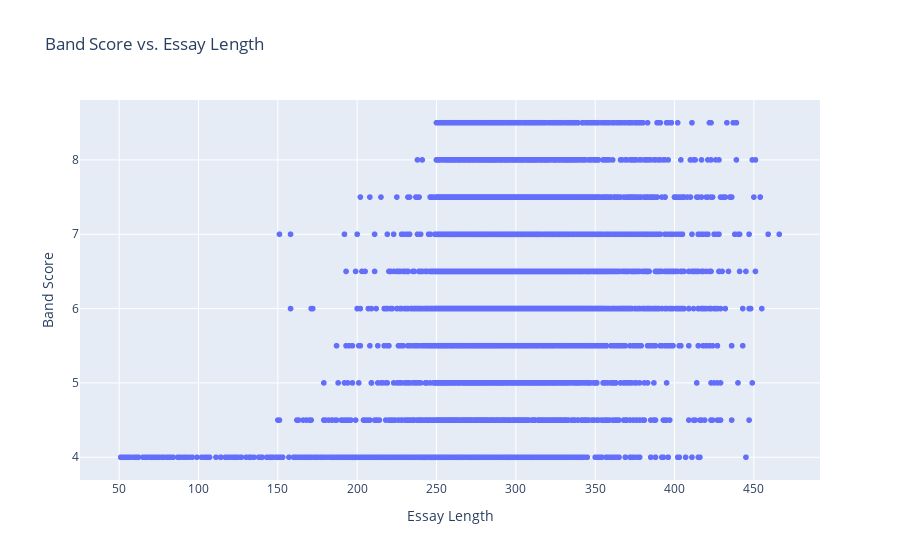

Here is the notebook cell this chart was saved with:
### Markdown cell above
### Scatter Plot: Band Score vs Essay Length

Create a scatter plot to visualize the relationship between essay length and band scores.

### Code cell
df.plot.scatter(
    x="essay_length",
    y="band_score",
    labels={"essay_length": "Essay Length", "band_score": "Band Score"},
    title="Band Score vs. Essay Length",
)

### Figure 1 — Plotly figure (JSON) as saved in the notebook; plotly's stock layout.template omitted (floating-point values rounded to 4 significant figures; data arrays with more than 128 entries replaced by an {"elided": "..."} marker saying what was removed)
{"data": [{"hovertemplate": "Essay Length=%{x}<br>Band Score=%{y}<extra></extra>", "legendgroup": "", "marker": {"color": "#636efa", "symbol": "circle"}, "mode": "markers", "name": "", "showlegend": false, "type": "scattergl", "x": {"elided": "9048 int values"}, "xaxis": "x", "y": {"elided": "9048 float values"}, "yaxis": "y"}], "layout": {"legend": {"tracegroupgap": 0}, "title": {"text": "Band Score vs. Essay Length"}, "xaxis": {"anchor": "y", "domain": [0, 1], "title": {"text": "Essay Length"}}, "yaxis": {"anchor": "x", "domain": [0, 1], "title": {"text": "Band Score"}}}}
